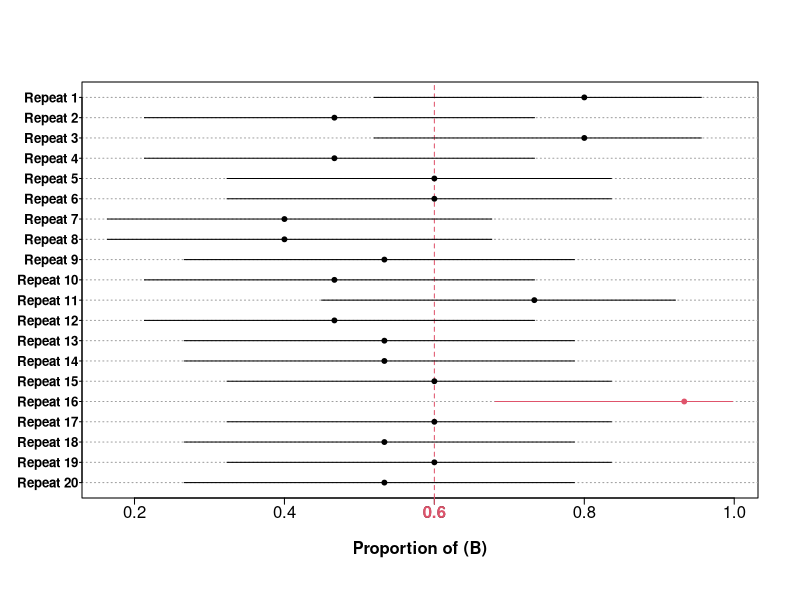

Recreate this plot in R.
#############################  
# CI Simulation for binomial
#############################
CI.bi = function(n, p, n.sim, ylabel = FALSE){
  
  fun = function(){
    x = rbinom(1, n, p)
   pe = x/n
   CI = binom.test(x, n, p)[[4]]
   c(CI[1], CI[2], pe)
  }
  
  sim <- t(replicate(n.sim, fun()))
  capture = sim[ ,1] <= p & p <= sim[ ,2]
  
  y = unlist(lapply(1:n.sim, function(x) c(x, x)))
  
  original.par = par(no.readonly = TRUE) ; on.exit(par(original.par))
  
  par(mgp = c(2, .2, 0), tck = -.015)
  plot(sim[, 1:2], y, ty = "n", ylab = NA, yaxt = "n", xlab = "Proportion of (B)", font.lab = 2)
  
  abline(h = 1:n.sim, col = 8, lty = 3)
  abline(v = p, lty = 2, col = 2)
  segments(sim[ ,1], 1:n.sim, sim[ ,2], 1:n.sim, lend = 1, col = ifelse(capture, 1, 2))
  axis(1, at = p, col.axis = 2, col = 2, font = 2)
  if(ylabel) axis(2, at = 1:n.sim, labels = paste0("Repeat ", rev(1:n.sim)), font = 2, las = 1, cex.axis = .8, tck = -.006)
  points(sim[, 3], 1:n.sim, pch = 19, col = ifelse(capture, 1, 2), cex = ifelse(n.sim > 50, .6, .65))
  
  noquote(paste0("Coverage = ", mean(capture)*1e2, "%")) 
}
# Example of use:
CI.bi(n = 15, p = .6, n.sim = 20, ylabel = TRUE)
